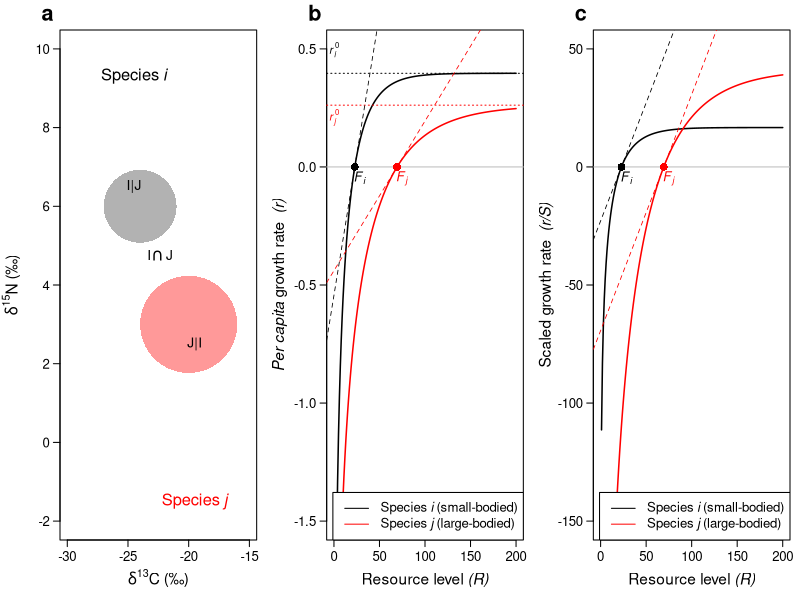
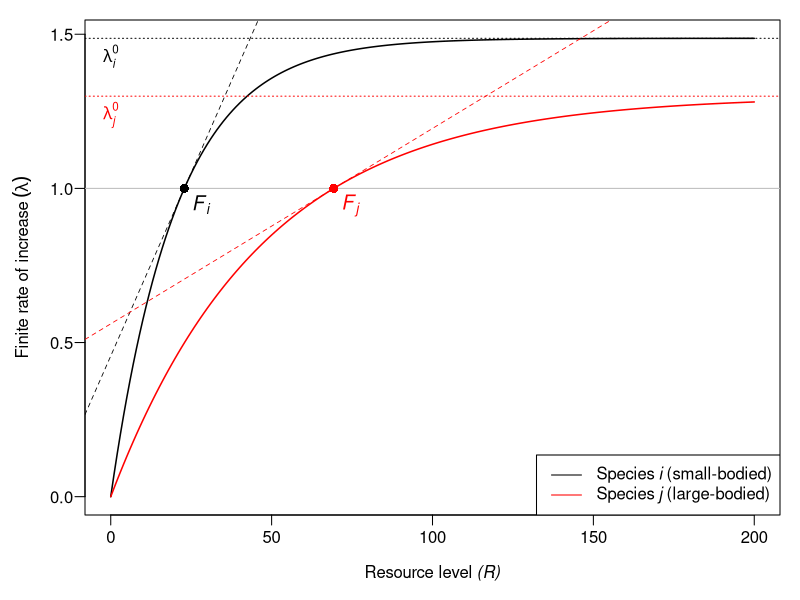

These charts were generated, in order, by the following R code:
#####################
#										#
#				Figure 1		#
#										#
#####################

# Please note, since Figure 1 is only a conceptual diagram 
# of 2 hypotheitical species, it doesn't follow exactly the same
# approach as presented in the paper. This is because the hypothetical
# species do not have exact trait values.

# Start by assigning arbitrary body mass (BM) to species i and j.
BMi <- 50
BMj <- 200

# This the the maximum growth rate (R_max) for species i and j
# In the paper, we use Cole's equation based on life-history traits.
# Here, for illustrative purposes, we use approximate allometric scaling
# for species of specific masses. 
Ri <- (1.2826*BMi^-0.3)
Rj <- (1.2826*BMj^-0.3)

# This represents the maximum growth rates as lambda (finite rate of increase, L), 
# which is the exponent of the per capital growth rate
Li <- exp(Ri) ; Lj <- exp(Rj)

# Again, here we differ from the paper, which uses a slightly different scaling
# for daily resource requirements. The reason is to make the figure scaling more legible.
Fi <- BMi^0.8
Fj <- BMj^0.8

# This is parameter v, which is the rate at which growth rates increase with resource 
# availability (for species i and j). Here it is expressed in terms of the per-capital
# growth rates, r.
vir <- (Ri - log(exp(Ri)-1))/Fi
vjr <- (Rj - log(exp(Rj)-1))/Fj

# This is the same parameter, v, expressed in terms of the finite rate of incrase, lambda.
# See Appendix to paper.
vil <- log(Li/(Li-1))/Fi 
vjl <- log(Lj/(Lj-1))/Fj 

# This check just confirms that we get the same result, regardless of whether we use
# per-capital growth rate, or finite rate of increase.
vil == vir
vjl == vjr

# This is just a vector, which we will use for the x-axis.
R <- 0:200

# This is the per-capita growth rate as a function of resource availability
ri <- log(exp(Ri)-exp(Ri - vir*R))
rj <- log(exp(Rj)-exp(Rj - vjr*R))

# This is the finite rate of increase as a function of resource availability
li <- Li - (Li/(exp(vil*R)))
lj <- Lj - (Lj/(exp(vjl*R)))

#########################################################################
# Making the figure
png(filename="Fig1.png",width=24,height=8,units="cm",res=600)
par(mfrow=c(1,3)) 				# Three panels
par(mai=c(0.6,0.6,0.3,0.1))		# Set figure margins

# First panel is a hypothetical biplot of two species carbon- and notrogen-isotope niches
plot(0,0,type="n",ylim=c(-2,10), xlim=c(-30,-15),las= 1, mgp=c(2.8,0.8,0), 
	ylab=expression(paste(delta^{15}, "N (\u2030)")), 
	xlab = expression(paste(delta^{13}, "C (\u2030)")) , cex.axis=1.2, cex.lab= 1.4)

# Use "plotrix" package to draw circles. Install package if necessary
#install.packages("plotrix")
library(plotrix)
draw.circle(-20,3,4,col=rgb(1,0,0,0.4),border=F)
draw.circle(-24,6,3,col=rgb(0,0,0,0.3),border=F)

# Annotage the plot with labels
text (-24.5, 9.3, expression("Species"~ italic("i")),col="black",cex=1.5)
text (-19.5, -1.5, expression("Species"~ italic("j")),col="red",cex=1.5)
text (-22.35,4.75, expression(I*intersect(J)),cex=1.25)
text (-24.5, 6.5, "I|J",cex=1.25)
text (-19.5, 2.5, "J|I",cex=1.25)

# Label the panel
mtext("a",cex=1.3, side = 3, adj = -0.1, line = 0.5, font=2)

###########################################################
###########################################################

# Second panel is the relationship between per-capita growth rate and resource availability
plot(R,ri,col="black",ylim=c(-1.5,0.5),las= 1, type="l", mgp=c(2.8,0.8,0), xlab=expression("Resource level"~ italic("(R)")), 
	ylab = expression(italic("Per capita")~ "growth rate "~ italic("(r)")),lwd=1.5, cex.axis=1.2, cex.lab= 1.4)
lines(R,rj, col="red", lwd=1.5)
abline(h=0,col="grey")		# Equilbrium growth rate

# Add points for minimum resource requirments, with labels
text(Fi+5, 0, expression(italic(F[i])), pos=1,cex=1.2,col="black")
text(Fj+5, 0, expression(italic(F[j])), pos=1,cex=1.2,col="red")
points(Fi,0,pch=16,cex=1.6,col="black"); points (Fj,0,pch=16,cex=1.6,col="red")

# Add lines for maximum growth rate, with labels
abline(h=Ri,col="black", lty=3) ; abline(h=Rj,col="red",lty=3)
text(0,Ri+0.1,expression(italic(r[i]^0)),col="black",font=3)
text(0,Rj,pos=1,expression(italic(r[j]^0)),col="red", font=2)

# Calculate sensititivity to resource depletion, S, using equation 10
Sir <- vir/(exp(vir*Fi)-1)
Sjr <- vjr/(exp(vjr*Fj)-1)

# Add a line illustrating the sensitivity, S
ci <- -(Sir*Fi) 	# First calculate the intercept of the slope
abline(a=ci,b=Sir,col="black", lty=2, lwd=0.8)	# Add the line

cj <- -(Sjr*Fj)		# First calculate the intercept of the slope
abline(a=cj,b=Sjr,col="red", lty=2, lwd=0.8)	# Add the line


legend("bottomright", lty=1, col=c("black","red"), cex=1.2,
	c(expression("Species"~ italic("i")~"(small-bodied)"), expression("Species"~ italic("j")~"(large-bodied)")))

# Label the panel
mtext("b",cex=1.3, side = 3, adj = -0.1, line = 0.5, font=2)

###########################################################
###########################################################

# Third panel is the same as panel b, only that r is divided by S
plot(R,ri/Sir,col="black",las= 1, ylim=c(-150,50),type="l", mgp=c(2.8,0.8,0), xlab=expression("Resource level"~ italic("(R)")), 
	ylab = expression("Scaled growth rate "~ italic("(r/S)")),lwd=1.5, cex.axis=1.2, cex.lab= 1.4)
lines(R,rj/Sjr, col="red", lwd=1.5)
abline(h=0,col="grey")

# Add points for minimum resource requirments, with labels
text(Fi+5, 0, expression(italic(F[i])), pos=1,cex=1.2,col="black")
text(Fj+5, 0, expression(italic(F[j])), pos=1,cex=1.2,col="red")

points(Fi,0,pch=16,cex=1.6,col="black"); points (Fj,0,pch=16,cex=1.6,col="red")

# Add the parallel lines
abline(a=-Fi,b=1,col="black", lty=2, lwd=0.8)
abline(a=-Fj,b=1,col="red", lty=2, lwd=0.8)

# Add a legend
legend("bottomright", lty=1, col=c("black","red"), cex=1.2,
	c(expression("Species"~ italic("i")~"(small-bodied)"), expression("Species"~ italic("j")~"(large-bodied)")))

# Label the panel
mtext("c",cex=1.3, side = 3, adj = -0.1, line = 0.5, font=2)

dev.off()

##############################################################
##############################################################

#########################
#										    #
#				Figure S1				#
#										    #
#########################

# This is the same as in panle b of Figure 1, only for the finite rate of increase, lambda
png(filename="FigS1.png",width=12,height=12,units="cm",res=600)
# Set plot margins
par(mai=c(0.85,0.85,0.2,0.2))

# Make the plot of lambda as a function of resource availability
plot(R,li,col="black",las= 1, type="l", mgp=c(2.5,0.6,0), xlab=expression("Resource level"~ italic("(R)")), 
	ylab = expression("Finite rate of increase"~(lambda)),lwd=1.5)
lines(R,lj, col="red", lwd=1.5)
abline(h=1,col="grey")

# Add points for minimum resource requirments, with labels
text(Fi+5, 1, expression(italic(F[i])), pos=1,cex=1.2,col="black")
text(Fj+5, 1, expression(italic(F[j])), pos=1,cex=1.2,col="red")
points(Fi,1,pch=16,cex=1.2,col="black"); points (Fj,1,pch=16,cex=1.2,col="red")

# Add lines for maximum growth rate, with labels
abline(h=Li,col="black", lty=3) ; abline(h=Lj,col="red",lty=3)
text(0,Li,pos=1,expression(italic(lambda[i]^0)),col="black",font=3)
text(0,Lj,pos=1,expression(italic(lambda[j]^0)),col="red", font=2)

# Calculate sensititivity to resource depletion, S, using equation 10
Sil <- Li*vil/exp(vil*Fi)
Sjl <- Lj*vjl/exp(vjl*Fj)

# Add a line illustrating the sensitivity, S
ci <- 1 - (Sil*Fi)
abline(a=ci,b=Sil,col="black", lty=2, lwd=0.8)

cj <- 1 - (Sjl*Fj)
abline(a=cj,b=Sjl,col="red", lty=2, lwd=0.8)

# Add legend
legend("bottomright", lty=1, col=c("black","red"), 
	c(expression("Species"~ italic("i")~"(small-bodied)"), expression("Species"~ italic("j")~"(large-bodied)")))

dev.off()

